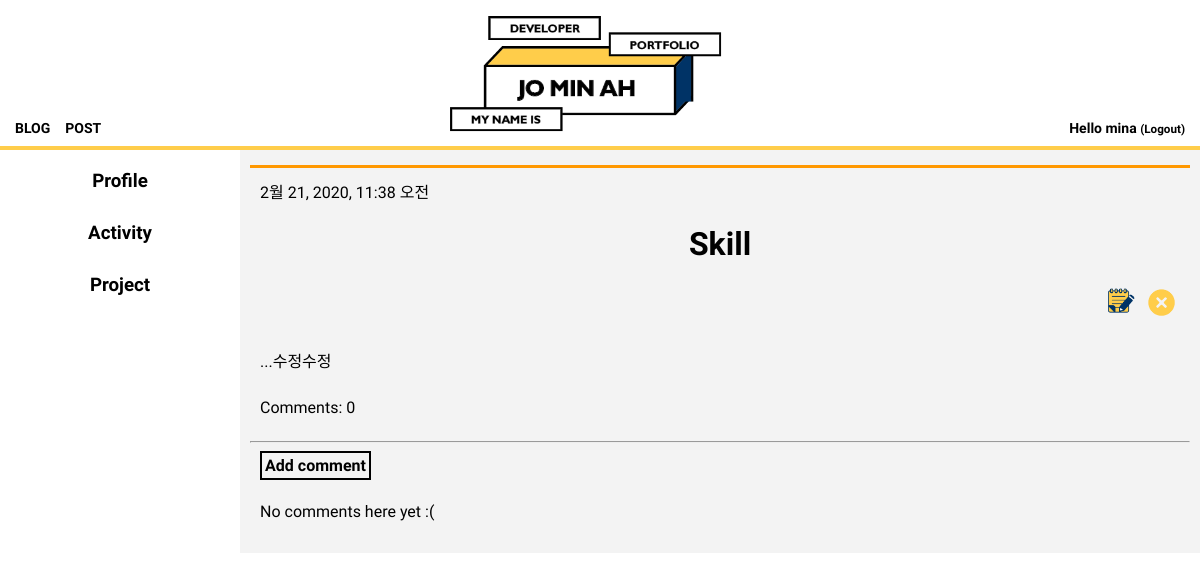
The app's page /menu/1/ (signed in), older data.
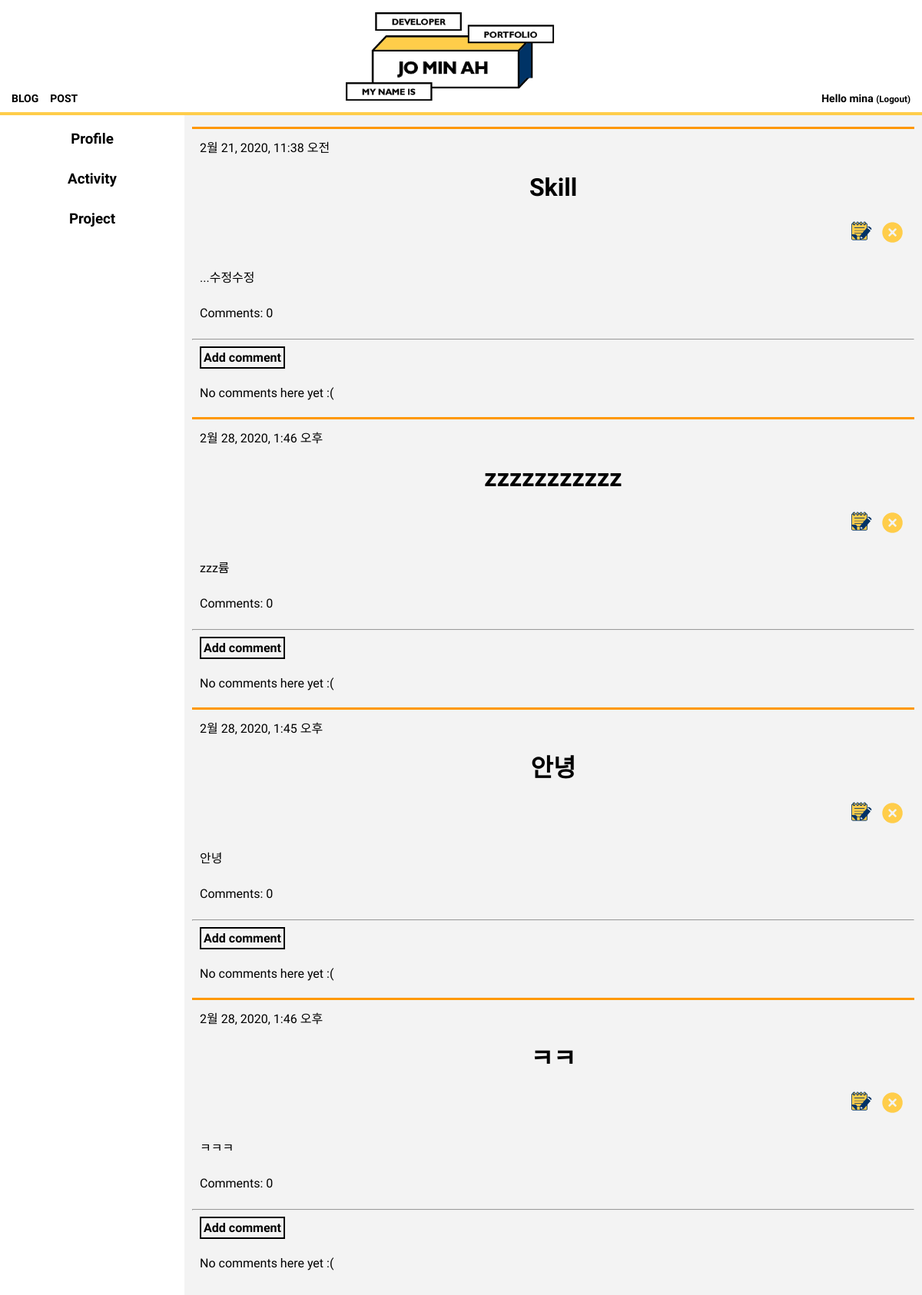
The same page, newer data.
### blog/models.py (models this page shows, shortened)
class Post(models.Model):
    author = models.ForeignKey(settings.AUTH_USER_MODEL, on_delete=models.CASCADE)
    menu=models.ForeignKey('blog.Menu',on_delete=models.CASCADE,related_name='posts')
    parent_title_choices=(('Profile','Profile'),('Activity','Activity'),('Project','Project'))
    parent_title=models.CharField(max_length=30,choices=parent_title_choices,default='Profile')
    index_title_choices=(('Profile',(('Skill','Skill'),)),('Activity',(('UCI Undergraduate Researcher','UCI Undergraduate Researcher'),('Coding HelpDesk','Coding HelpDesk'),('Heronation InternShip','Heronation InternShip'))),('Project',(('Face Recogntion','Face Recognition'),('Mu:Ping App','Mu:Ping App'),('Ang-Bob App','Ang-Bob App'),('Flex-Bison Interpreter','Flex-Bison Interpreter'),('Z-shop App','Z-shop App'),)))
    index_title=models.CharField(max_length=30,choices=index_title_choices,default='Skill')
    title = models.CharField(max_length=200)
    period=models.CharField(max_length=50)
    text = models.TextField()
    created_date = models.DateTimeField(
            default=timezone.now)
    published_date = models.DateTimeField(
            blank=True, null=True)
    def approved_comments(self):
        return self.comments.filter(approved_comment=True)

### blog/views.py (the view)
# urls.py: path('menu/<int:pk>/',views.menu_detail,name='menu_detail'),
def menu_detail(request,pk):
    menu=get_object_or_404(Menu,pk=pk)
    post = get_object_or_404(Post, pk=pk)
    profile=Menu.objects.filter(parent_title__contains="Profile")
    activity=Menu.objects.filter(parent_title__contains="Activity")
    project=Menu.objects.filter(parent_title__contains="Project")
    return render(request,'blog/menu_detail.html',{'menu':menu,'post': post,'profile':profile,"activity":activity,"project":project})

### blog/template/blog/menu_detail.html
{% extends 'blog/base.html' %}
{% load static %}
{% block content %}
{% for post in menu.posts.all %}
<div style="border-top:3px solid #FF9800; margin-top:5px">
  <div class="post" style="padding:10px;">
    {% if post.published_date %}
    <div class="date">
      {{ post.published_date }}
    </div>
    {% endif %}
    <h1>{{ post.title }}</h1>
    {% if user.is_authenticated %}
    <div align="right">
      <a class="btn btn-default" href="{% url 'post_edit' pk=post.pk %}"><img src="{% static 'img/edit_1.png' %}" style="width:40px;"></a>
      <a class="btn btn-default" href="{% url 'post_remove' pk=post.pk %}"><img src="{% static 'img/delete.png' %}" style="width:37px;"></a>
    </div>
    {% endif %}
    <p>{{ post.text|linebreaksbr }}</p>
    <a href="{% url 'post_detail' pk=post.pk %}" style=" font-family: 'Tomorrow', sans-serif;">Comments: {{ post.approved_comments.count }}</a>
  </div>
  <hr>
    <a class='btn btn-default' href="{% url 'add_comment_to_post' pk=post.pk %}" style=" font-family: 'Tomorrow', sans-serif; border:2px solid black; padding:3px; font-weight:bold; margin-left:10px;">Add comment</a>
    {% for comment in post.comments.all %}
    {% if user.is_authenticated or comment.approved_comment %}
    <div class="comment" style="font-family: 'Tomorrow', sans-serif; border-bottom:1px solid #bcbcbc; margin-top:5px; padding:10px; color:#5d5d5d;">
      <div class="date">
        {{ comment.created_date }}
        {% if not comment.approved_comment %}
        <a class="btn btn-default" href="{% url 'comment_remove' pk=comment.pk %}" style="color:#ffa500; border:1px solid #ffa500; font-size:12px; padding:3px;">삭제</a>
        <a class="btn btn-default" href="{% url 'comment_approve' pk=comment.pk%}" style="color:#ffa500; border:1px solid #ffa500; font-size:12px; padding:3px;">승인</a>
        {% endif %}
      </div>
      <strong>{{ comment.author }}</strong>
      <div>{{ comment.text|linebreaks }}</div>
    </div>
  {% endif %}
  {% empty %}
  <p style=" font-family: 'Tomorrow', sans-serif; margin-left:10px;">No comments here yet :(</p>
  {% endfor %}
</div>
{% endfor %}
{% endblock %}

Row changes from the older to the newer data that the page shows:
added Post: published_date "2월 28, 2020, 1:46 오후", title "zzzzzzzzzzz", text "zzz륨", approved_comments.count "0"
added Post: published_date "2월 28, 2020, 1:45 오후", title "안녕", text "안녕", approved_comments.count "0"
added Post: published_date "2월 28, 2020, 1:46 오후", title "ㅋㅋ", text "ㅋㅋㅋ", approved_comments.count "0"
